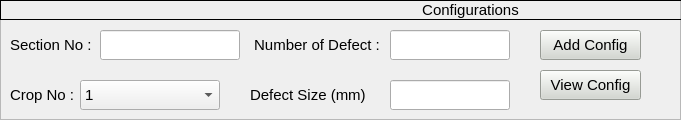
   <widget class="QFrame" name="configuration_frame">
    <property name="geometry">
     <rect>
      <x>0</x>
      <y>40</y>
      <width>681</width>
      <height>120</height>
     </rect>
    </property>
    <property name="font">
     <font>
      <pointsize>7</pointsize>
     </font>
    </property>
    <property name="autoFillBackground">
     <bool>true</bool>
    </property>
    <property name="frameShape">
     <enum>QFrame::StyledPanel</enum>
    </property>
    <property name="frameShadow">
     <enum>QFrame::Raised</enum>
    </property>
    <widget class="QLabel" name="label">
     <property name="geometry">
      <rect>
       <x>0</x>
       <y>0</y>
       <width>941</width>
       <height>20</height>
      </rect>
     </property>
     <property name="font">
      <font>
       <pointsize>11</pointsize>
      </font>
     </property>
     <property name="layoutDirection">
      <enum>Qt::LeftToRight</enum>
     </property>
     <property name="frameShape">
      <enum>QFrame::Box</enum>
     </property>
     <property name="text">
      <string>Configurations</string>
     </property>
     <property name="alignment">
      <set>Qt::AlignCenter</set>
     </property>
    </widget>
    <widget class="QLabel" name="batch_label">
     <property name="geometry">
      <rect>
       <x>10</x>
       <y>30</y>
       <width>90</width>
       <height>30</height>
      </rect>
     </property>
     <property name="font">
      <font>
       <pointsize>11</pointsize>
      </font>
     </property>
     <property name="text">
      <string>Section No :</string>
     </property>
    </widget>
    <widget class="QPushButton" name="add_config_button">
     <property name="geometry">
      <rect>
       <x>540</x>
       <y>30</y>
       <width>101</width>
       <height>30</height>
      </rect>
     </property>
     <property name="font">
      <font>
       <pointsize>11</pointsize>
      </font>
     </property>
     <property name="styleSheet">
      <string notr="true">background-color: rgb(211, 215, 207);</string>
     </property>
     <property name="text">
      <string>Add Config</string>
     </property>
     <property name="checkable">
      <bool>false</bool>
     </property>
    </widget>
    <widget class="QPushButton" name="view_config_button">
     <property name="geometry">
      <rect>
       <x>540</x>
       <y>70</y>
       <width>101</width>
       <height>30</height>
      </rect>
     </property>
     <property name="font">
      <font>
       <pointsize>11</pointsize>
      </font>
     </property>
     <property name="styleSheet">
      <string notr="true">background-color: rgb(211, 215, 207);</string>
     </property>
     <property name="text">
      <string>View Config</string>
     </property>
     <property name="checkable">
      <bool>false</bool>
     </property>
    </widget>
    <widget class="QLabel" name="defect_size_label">
     <property name="geometry">
      <rect>
       <x>250</x>
       <y>80</y>
       <width>120</width>
       <height>30</height>
      </rect>
     </property>
     <property name="font">
      <font>
       <pointsize>11</pointsize>
      </font>
     </property>
     <property name="text">
      <string>Defect Size (mm) :</string>
     </property>
    </widget>
    <widget class="QLabel" name="number_defect_label">
     <property name="geometry">
      <rect>
       <x>250</x>
       <y>30</y>
       <width>140</width>
       <height>30</height>
      </rect>
     </property>
     <property name="font">
      <font>
       <pointsize>11</pointsize>
      </font>
     </property>
     <property name="text">
      <string> Number of Defect :</string>
     </property>
    </widget>
    <widget class="QLineEdit" name="batch_lineEdit">
     <property name="geometry">
      <rect>
       <x>100</x>
       <y>30</y>
       <width>140</width>
       <height>30</height>
      </rect>
     </property>
     <property name="font">
      <font>
       <pointsize>11</pointsize>
      </font>
     </property>
    </widget>
    <widget class="QLineEdit" name="defect_size_lineEdit">
     <property name="geometry">
      <rect>
       <x>390</x>
       <y>80</y>
       <width>120</width>
       <height>30</height>
      </rect>
     </property>
     <property name="font">
      <font>
       <pointsize>11</pointsize>
      </font>
     </property>
    </widget>
    <widget class="QLineEdit" name="number_defect_lineEdit">
     <property name="geometry">
      <rect>
       <x>390</x>
       <y>30</y>
       <width>120</width>
       <height>30</height>
      </rect>
     </property>
     <property name="font">
      <font>
       <pointsize>11</pointsize>
      </font>
     </property>
    </widget>
    <widget class="QLabel" name="crop_label">
     <property name="geometry">
      <rect>
       <x>10</x>
       <y>80</y>
       <width>80</width>
       <height>30</height>
      </rect>
     </property>
     <property name="font">
      <font>
       <pointsize>11</pointsize>
      </font>
     </property>
     <property name="text">
      <string>Crop No :</string>
     </property>
    </widget>
    <widget class="QComboBox" name="crop_number_comboBox">
     <property name="geometry">
      <rect>
       <x>80</x>
       <y>80</y>
       <width>140</width>
       <height>30</height>
      </rect>
     </property>
     <property name="font">
      <font>
       <pointsize>11</pointsize>
      </font>
     </property>
     <property name="layoutDirection">
      <enum>Qt::LeftToRight</enum>
     </property>
     <item>
      <property name="text">
       <string>1</string>
      </property>
     </item>
     <item>
      <property name="text">
       <string>2</string>
      </property>
     </item>
     <item>
      <property name="text">
       <string>3</string>
      </property>
     </item>
    </widget>
   </widget>
